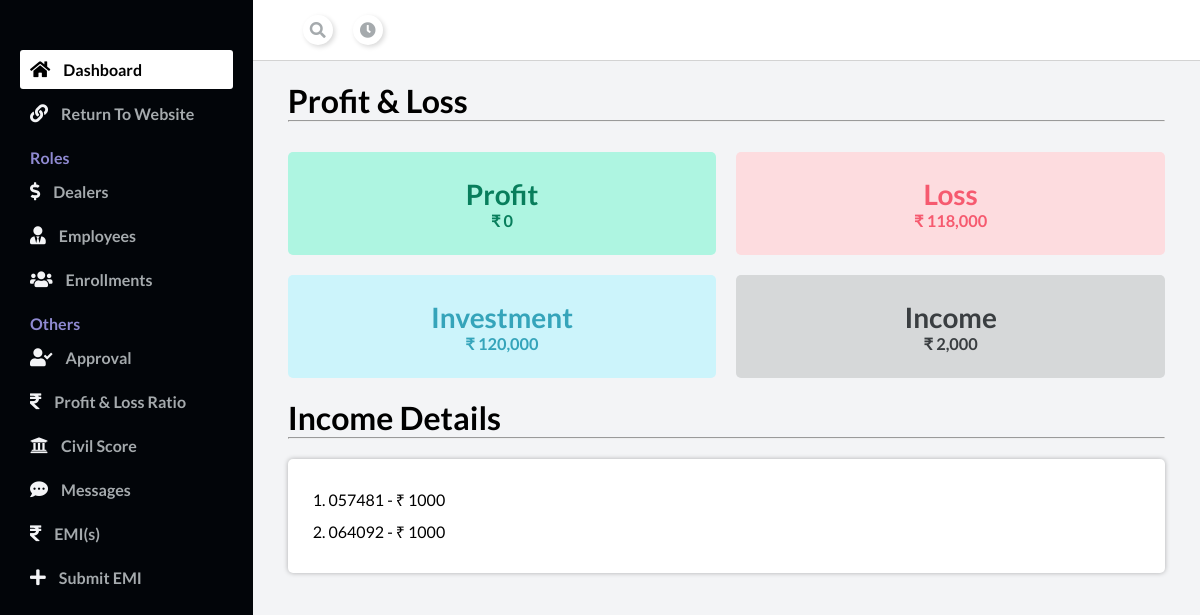
Page /admin_dashboard/profit_loss/ on the committed database.
### main/models.py (models this page shows, shortened)
class EMI(models.Model):
    enrollment_id = models.TextField()
    amount = models.IntegerField(default=0)
    dealer = models.ForeignKey(Dealer, on_delete=models.CASCADE, null=True, blank=True)
    admin = models.ForeignKey(User, on_delete=models.CASCADE, null=True, blank=True)

### admin/views.py (the view)
# urls.py: path('profit_loss/', views.profit_loss, name="profit_loss"),
def profit_loss(request):
    invested_num = 0
    for i in Enrollment.objects.all():
        invested_num += i.total_amount
    invested = "{:,}".format(invested_num)
    income_num = 0
    for i in EMI.objects.all():
        income_num += i.amount
    income = "{:,}".format(income_num)
    profit = 0
    loss = 0
    if invested_num > income_num:
        loss = invested_num - income_num
    elif income_num > invested_num:
        profit_num = income - invested_num
    profit = "{:,}".format(profit)
    loss = "{:,}".format(loss)
    emi = EMI.objects.all()
    return render(request, "Admin/profit_loss.html", {"investment":invested,"emis":emi,  "income":income, "profit":profit, "loss":loss})

### Template/Admin/profit_loss.html (shortened to what this page needs)
{% extends "admin_base.html" %}
{% block body %}
<div class="main__container">
    <h1>Profit & Loss</h1>
    <hr>
    <div class="charts__right__cards">
        <div class="card2">
            <h1>Profit</h1>
            <h3>&#8377; {{profit}}</h1>
        </div>
        <div class="card4">
            <h1>Loss</h1>
            <h3>&#8377; {{loss}}</h1>
        </div>
        <div class="card1">
            <h1>Investment</h1>
            <h3>&#8377; {{investment}}</h1>
        </div>
        <div class="card3">
            <h1>Income</h1>
            <h3>&#8377; {{income}}</h1>
        </div>
    </div>
    <h1 style="margin-top: 20px;">Income Details</h1>
    <hr>
        <div class="container-div" style="margin-top: 20px;">
            {% for i in emis %}
            <div class="space-between">
                <p style="margin: 5px 0px;">{{forloop.counter}}. <a style="color: black; text-decoration: none;">{{i.enrollment_id}} - &#8377; {{i.amount}}</a></p>
            </div>
            {% endfor %}
        </div>
</div>
{% endblock body %}

### Template/admin_base.html (style rules this page uses)
* { margin: 0; padding: 0; }
body { box-sizing: border-box; font-family: "Lato", sans-serif; }
.main__container { padding: 20px 35px; }
.charts__right__cards { display: grid; grid-template-columns: 1fr 1fr; gap: 20px; margin-top: 30px; }
.card1 { background: #ccf4fb; color: #35a4ba; text-align: center; padding: 25px; border-radius: 5px; font-size: 14px; }
.card2 { background: #aef5e1; color: #087e5c; text-align: center; padding: 25px; border-radius: 5px; font-size: 14px; }
.card3 { background: #d6d8d9; color: #3a3e41; text-align: center; padding: 25px; border-radius: 5px; font-size: 14px; }
.card4 { background: #fddcdf; color: #f65a6f; text-align: center; padding: 25px; border-radius: 5px; font-size: 14px; }
.container-div { padding: 25px; background-color: white; border-radius: 5px; box-shadow: 0 0 5PX 0 rgba(0, 0, 0, 0.287); }

### Template/Admin/profit_loss.html (style rules this page uses)
.space-between { display: flex; align-items: center; justify-content: space-between; }

### rows in the picture
EMI: enrollment_id "057481", amount "1000"
EMI: enrollment_id "064092", amount "1000"

### other values in the picture
{{ profit }} "0"
{{ loss }} "118,000"
{{ investment }} "120,000"
{{ income }} "2,000"
